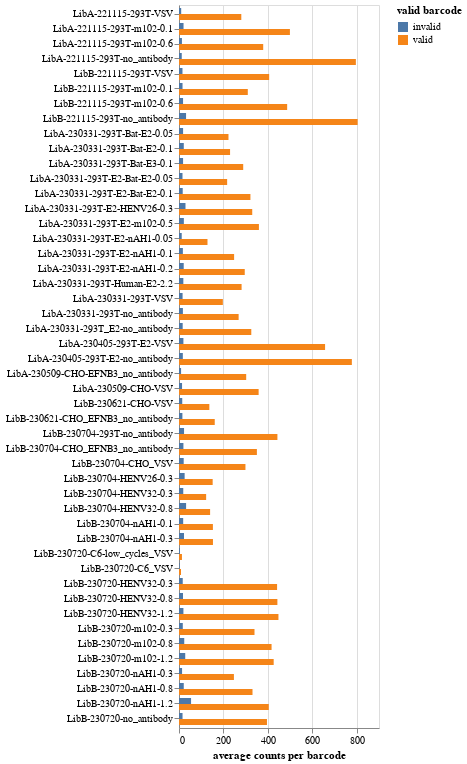

Notebook source saved alongside this figure:
### Markdown cell above
## Average valid and invalid counts per barcode
Plot average valid and invalid counts per barcode.
Invalid counts mean parseable barcodes that nonetheless don't map to our library's set of valid barcodes:

### Code cell
# merge valid and invalid counts
counts = pd.concat(
    [
        count_dfs["counts"].assign(valid="valid"),
        count_dfs["invalid"].assign(valid="invalid"),
    ]
)

avg_counts = counts.groupby(["sample", "valid"], as_index=False).aggregate(
    avg_count=pd.NamedAgg("count", "mean")
)

valid_selection = alt.selection_point(fields=["valid"], bind="legend")

avg_counts_chart = (
    alt.Chart(avg_counts)
    .transform_lookup(
        "sample",
        alt.LookupData(barcode_runs, "sample", fields=["date", "library"]),
    )
    .encode(
        x=alt.X("avg_count", title="average counts per barcode"),
        y=alt.Y("sample", title=None, sort=samples),
        yOffset="valid",
        color=alt.Color(
            "valid",
            title="valid barcode",
            scale=alt.Scale(domain=avg_counts["valid"].unique()),
        ),
        tooltip=[
            alt.Tooltip(c, format=".3g") if c == "avg_count" else c
            for c in avg_counts.columns.tolist() + ["library:N", "date:N"]
        ],
    )
    .mark_bar()
    .properties(width=200, height=alt.Step(15, **{"for": "position"}))
    .configure_axis(labelLimit=500)
    .add_params(*selections, valid_selection)
    .transform_filter(valid_selection)
)
for selection in selections:
    avg_counts_chart = avg_counts_chart.transform_filter(selection)

avg_counts_chart

### Figure 1 — Vega-Lite specification as saved in the notebook (floating-point values rounded to 4 significant figures)
{"config": {"view": {"continuousWidth": 300, "continuousHeight": 300}, "axis": {"labelLimit": 500}}, "data": {"name": "data-48acfb5a985d238241903c7f3cc98cb1"}, "mark": {"type": "bar"}, "encoding": {"color": {"field": "valid", "scale": {"domain": ["invalid", "valid"]}, "title": "valid barcode", "type": "nominal"}, "tooltip": [{"field": "sample", "type": "nominal"}, {"field": "valid", "type": "nominal"}, {"field": "avg_count", "format": ".3g", "type": "quantitative"}, {"field": "library", "type": "nominal"}, {"field": "date", "type": "nominal"}], "x": {"field": "avg_count", "title": "average counts per barcode", "type": "quantitative"}, "y": {"field": "sample", "sort": ["LibA-221115-293T-VSV", "LibA-221115-293T-m102-0.1", "LibA-221115-293T-m102-0.6", "LibA-221115-293T-no_antibody", "LibB-221115-293T-VSV", "LibB-221115-293T-m102-0.1", "LibB-221115-293T-m102-0.6", "LibB-221115-293T-no_antibody", "LibA-230331-293T-Bat-E2-0.05", "LibA-230331-293T-Bat-E2-0.1", "LibA-230331-293T-Bat-E3-0.1", "LibA-230331-293T-E2-Bat-E2-0.05", "LibA-230331-293T-E2-Bat-E2-0.1", "LibA-230331-293T-E2-HENV26-0.3", "LibA-230331-293T-E2-m102-0.5", "LibA-230331-293T-E2-nAH1-0.05", "LibA-230331-293T-E2-nAH1-0.1", "LibA-230331-293T-E2-nAH1-0.2", "LibA-230331-293T-Human-E2-2.2", "LibA-230331-293T-VSV", "LibA-230331-293T-no_antibody", "LibA-230331-293T_E2-no_antibody", "LibA-230405-293T-E2-VSV", "LibA-230405-293T-E2-no_antibody", "LibA-230509-CHO-EFNB3_no_antibody", "LibA-230509-CHO-VSV", "LibB-230621-CHO-VSV", "LibB-230621-CHO_EFNB3_no_antibody", "LibB-230704-293T-no_antibody", "LibB-230704-CHO_EFNB3_no_antibody", "LibB-230704-CHO_VSV", "LibB-230704-HENV26-0.3", "LibB-230704-HENV32-0.3", "LibB-230704-HENV32-0.8", "LibB-230704-nAH1-0.1", "LibB-230704-nAH1-0.3", "LibB-230720-C6-low_cycles_VSV", "LibB-230720-C6_VSV", "LibB-230720-HENV32-0.3", "LibB-230720-HENV32-0.8", "LibB-230720-HENV32-1.2", "LibB-230720-m102-0.3", "LibB-230720-m102-0.8", "LibB-230720-m102-1.2", "LibB-230720-nAH1-0.3", "LibB-230720-nAH1-0.8", "LibB-230720-nAH1-1.2", "LibB-230720-no_antibody"], "title": null, "type": "nominal"}, "yOffset": {"field": "valid", "type": "nominal"}}, "height": {"step": 15, "for": "position"}, "params": [{"name": "param_1", "select": {"type": "point", "fields": ["library"]}, "bind": {"input": "select", "options": [null, "LibA", "LibB"], "labels": ["all", "LibA", "LibB"], "name": "library"}}, {"name": "param_2", "select": {"type": "point", "fields": ["date"]}, "bind": {"input": "select", "options": [null, "2022-11-15", "2023-03-31", "2023-04-05", "2023-05-09", "2023-06-21", "2023-07-04", "2023-07-20"], "labels": ["all", "2022-11-15", "2023-03-31", "2023-04-05", "2023-05-09", "2023-06-21", "2023-07-04", "2023-07-20"], "name": "date"}}, {"name": "param_3", "select": {"type": "point", "fields": ["valid"]}, "bind": "legend"}], "transform": [{"lookup": "sample", "from": {"data": {"name": "data-dfbae9b1a4e633173a220601c4088e49"}, "key": "sample", "fields": ["date", "library"]}}, {"filter": {"param": "param_3"}}, {"filter": {"param": "param_1"}}, {"filter": {"param": "param_2"}}], "width": 200, "$schema": "https://vega.github.io/schema/vega-lite/v5.8.0.json", "datasets": {"data-48acfb5a985d238241903c7f3cc98cb1": [{"sample": "LibA-221115-293T-VSV", "valid": "invalid", "avg_count": 9.879}, {"sample": "LibA-221115-293T-VSV", "valid": "valid", "avg_count": 280.4}, {"sample": "LibA-221115-293T-m102-0.1", "valid": "invalid", "avg_count": 20.4}, {"sample": "LibA-221115-293T-m102-0.1", "valid": "valid", "avg_count": 499.1}, {"sample": "LibA-221115-293T-m102-0.6", "valid": "invalid", "avg_count": 13.18}, {"sample": "LibA-221115-293T-m102-0.6", "valid": "valid", "avg_count": 378.9}, {"sample": "LibA-221115-293T-no_antibody", "valid": "invalid", "avg_count": 12.38}, {"sample": "LibA-221115-293T-no_antibody", "valid": "valid", "avg_count": 795.9}, {"sample": "LibA-230331-293T-Bat-E2-0.05", "valid": "invalid", "avg_count": 18.4}, {"sample": "LibA-230331-293T-Bat-E2-0.05", "valid": "valid", "avg_count": 222.6}, {"sample": "LibA-230331-293T-Bat-E2-0.1", "valid": "invalid", "avg_count": 21.51}, {"sample": "LibA-230331-293T-Bat-E2-0.1", "valid": "valid", "avg_count": 229.8}, {"sample": "LibA-230331-293T-Bat-E3-0.1", "valid": "invalid", "avg_count": 18.33}, {"sample": "LibA-230331-293T-Bat-E3-0.1", "valid": "valid", "avg_count": 288.9}, {"sample": "LibA-230331-293T-E2-Bat-E2-0.05", "valid": "invalid", "avg_count": 15.71}, {"sample": "LibA-230331-293T-E2-Bat-E2-0.05", "valid": "valid", "avg_count": 216.7}, {"sample": "LibA-230331-293T-E2-Bat-E2-0.1", "valid": "invalid", "avg_count": 16.71}, {"sample": "LibA-230331-293T-E2-Bat-E2-0.1", "valid": "valid", "avg_count": 321.4}, {"sample": "LibA-230331-293T-E2-HENV26-0.3", "valid": "invalid", "avg_count": 29.22}, {"sample": "LibA-230331-293T-E2-HENV26-0.3", "valid": "valid", "avg_count": 329.6}, {"sample": "LibA-230331-293T-E2-m102-0.5", "valid": "invalid", "avg_count": 21.83}, {"sample": "LibA-230331-293T-E2-m102-0.5", "valid": "valid", "avg_count": 359.6}, {"sample": "LibA-230331-293T-E2-nAH1-0.05", "valid": "invalid", "avg_count": 12.24}, {"sample": "LibA-230331-293T-E2-nAH1-0.05", "valid": "valid", "avg_count": 128.2}, {"sample": "LibA-230331-293T-E2-nAH1-0.1", "valid": "invalid", "avg_count": 17.41}, {"sample": "LibA-230331-293T-E2-nAH1-0.1", "valid": "valid", "avg_count": 248.0}, {"sample": "LibA-230331-293T-E2-nAH1-0.2", "valid": "invalid", "avg_count": 21.21}, {"sample": "LibA-230331-293T-E2-nAH1-0.2", "valid": "valid", "avg_count": 295.9}, {"sample": "LibA-230331-293T-Human-E2-2.2", "valid": "invalid", "avg_count": 19.57}, {"sample": "LibA-230331-293T-Human-E2-2.2", "valid": "valid", "avg_count": 281.7}, {"sample": "LibA-230331-293T-VSV", "valid": "invalid", "avg_count": 16.12}, {"sample": "LibA-230331-293T-VSV", "valid": "valid", "avg_count": 197.3}, {"sample": "LibA-230331-293T-no_antibody", "valid": "invalid", "avg_count": 17.53}, {"sample": "LibA-230331-293T-no_antibody", "valid": "valid", "avg_count": 268.3}, {"sample": "LibA-230331-293T_E2-no_antibody", "valid": "invalid", "avg_count": 16.57}, {"sample": "LibA-230331-293T_E2-no_antibody", "valid": "valid", "avg_count": 325.3}, {"sample": "LibA-230405-293T-E2-VSV", "valid": "invalid", "avg_count": 19.83}, {"sample": "LibA-230405-293T-E2-VSV", "valid": "valid", "avg_count": 657.4}, {"sample": "LibA-230405-293T-E2-no_antibody", "valid": "invalid", "avg_count": 17.23}, {"sample": "LibA-230405-293T-E2-no_antibody", "valid": "valid", "avg_count": 777.8}, {"sample": "LibA-230509-CHO-EFNB3_no_antibody", "valid": "invalid", "avg_count": 9.385}, {"sample": "LibA-230509-CHO-EFNB3_no_antibody", "valid": "valid", "avg_count": 302.4}, {"sample": "LibA-230509-CHO-VSV", "valid": "invalid", "avg_count": 13.75}, {"sample": "LibA-230509-CHO-VSV", "valid": "valid", "avg_count": 358.3}, {"sample": "LibB-221115-293T-VSV", "valid": "invalid", "avg_count": 15.63}, {"sample": "LibB-221115-293T-VSV", "valid": "valid", "avg_count": 405.8}, {"sample": "LibB-221115-293T-m102-0.1", "valid": "invalid", "avg_count": 15.85}, {"sample": "LibB-221115-293T-m102-0.1", "valid": "valid", "avg_count": 309.6}, {"sample": "LibB-221115-293T-m102-0.6", "valid": "invalid", "avg_count": 18.26}, {"sample": "LibB-221115-293T-m102-0.6", "valid": "valid", "avg_count": 486.7}, {"sample": "LibB-221115-293T-no_antibody", "valid": "invalid", "avg_count": 31.77}, {"sample": "LibB-221115-293T-no_antibody", "valid": "valid", "avg_count": 803.9}, {"sample": "LibB-230621-CHO-VSV", "valid": "invalid", "avg_count": 14.6}, {"sample": "LibB-230621-CHO-VSV", "valid": "valid", "avg_count": 136.6}, {"sample": "LibB-230621-CHO_EFNB3_no_antibody", "valid": "invalid", "avg_count": 15.27}, {"sample": "LibB-230621-CHO_EFNB3_no_antibody", "valid": "valid", "avg_count": 160.8}, {"sample": "LibB-230704-293T-no_antibody", "valid": "invalid", "avg_count": 22.73}, {"sample": "LibB-230704-293T-no_antibody", "valid": "valid", "avg_count": 442.9}, {"sample": "LibB-230704-CHO_EFNB3_no_antibody", "valid": "invalid", "avg_count": 19.88}, {"sample": "LibB-230704-CHO_EFNB3_no_antibody", "valid": "valid", "avg_count": 350.5}, {"sample": "LibB-230704-CHO_VSV", "valid": "invalid", "avg_count": 21.12}, {"sample": "LibB-230704-CHO_VSV", "valid": "valid", "avg_count": 299.0}, {"sample": "LibB-230704-HENV26-0.3", "valid": "invalid", "avg_count": 25.36}, {"sample": "LibB-230704-HENV26-0.3", "valid": "valid", "avg_count": 151.5}, {"sample": "LibB-230704-HENV32-0.3", "valid": "invalid", "avg_count": 19.17}, {"sample": "LibB-230704-HENV32-0.3", "valid": "valid", "avg_count": 122.2}, {"sample": "LibB-230704-HENV32-0.8", "valid": "invalid", "avg_count": 31.95}, {"sample": "LibB-230704-HENV32-0.8", "valid": "valid", "avg_count": 140.0}, {"sample": "LibB-230704-nAH1-0.1", "valid": "invalid", "avg_count": 18.81}, {"sample": "LibB-230704-nAH1-0.1", "valid": "valid", "avg_count": 152.5}, {"sample": "LibB-230704-nAH1-0.3", "valid": "invalid", "avg_count": 22.53}, {"sample": "LibB-230704-nAH1-0.3", "valid": "valid", "avg_count": 152.8}, {"sample": "LibB-230720-C6-low_cycles_VSV", "valid": "invalid", "avg_count": 3.764}, {"sample": "LibB-230720-C6-low_cycles_VSV", "valid": "valid", "avg_count": 13.24}, {"sample": "LibB-230720-C6_VSV", "valid": "invalid", "avg_count": 2.708}, {"sample": "LibB-230720-C6_VSV", "valid": "valid", "avg_count": 9.124}, {"sample": "LibB-230720-HENV32-0.3", "valid": "invalid", "avg_count": 16.84}, {"sample": "LibB-230720-HENV32-0.3", "valid": "valid", "avg_count": 441.4}, {"sample": "LibB-230720-HENV32-0.8", "valid": "invalid", "avg_count": 18.09}, {"sample": "LibB-230720-HENV32-0.8", "valid": "valid", "avg_count": 442.8}, {"sample": "LibB-230720-HENV32-1.2", "valid": "invalid", "avg_count": 19.91}, {"sample": "LibB-230720-HENV32-1.2", "valid": "valid", "avg_count": 447.5}, {"sample": "LibB-230720-m102-0.3", "valid": "invalid", "avg_count": 17.08}, {"sample": "LibB-230720-m102-0.3", "valid": "valid", "avg_count": 339.7}, {"sample": "LibB-230720-m102-0.8", "valid": "invalid", "avg_count": 23.61}, {"sample": "LibB-230720-m102-0.8", "valid": "valid", "avg_count": 416.6}, {"sample": "LibB-230720-m102-1.2", "valid": "invalid", "avg_count": 28.05}, {"sample": "LibB-230720-m102-1.2", "valid": "valid", "avg_count": 426.1}, {"sample": "LibB-230720-nAH1-0.3", "valid": "invalid", "avg_count": 13.82}, {"sample": "LibB-230720-nAH1-0.3", "valid": "valid", "avg_count": 247.1}, {"sample": "LibB-230720-nAH1-0.8", "valid": "invalid", "avg_count": 21.39}, {"sample": "LibB-230720-nAH1-0.8", "valid": "valid", "avg_count": 330.8}, {"sample": "LibB-230720-nAH1-1.2", "valid": "invalid", "avg_count": 54.29}, {"sample": "LibB-230720-nAH1-1.2", "valid": "valid", "avg_count": 404.0}, {"sample": "LibB-230720-no_antibody", "valid": "invalid", "avg_count": 15.9}, {"sample": "LibB-230720-no_antibody", "valid": "valid", "avg_count": 395.8}], "data-dfbae9b1a4e633173a220601c4088e49": [{"sample": "LibA-221115-293T-VSV", "library": "LibA", "date": "2022-11-15"}, {"sample": "LibA-221115-293T-m102-0.1", "library": "LibA", "date": "2022-11-15"}, {"sample": "LibA-221115-293T-m102-0.6", "library": "LibA", "date": "2022-11-15"}, {"sample": "LibA-221115-293T-no_antibody", "library": "LibA", "date": "2022-11-15"}, {"sample": "LibB-221115-293T-VSV", "library": "LibB", "date": "2022-11-15"}, {"sample": "LibB-221115-293T-m102-0.1", "library": "LibB", "date": "2022-11-15"}, {"sample": "LibB-221115-293T-m102-0.6", "library": "LibB", "date": "2022-11-15"}, {"sample": "LibB-221115-293T-no_antibody", "library": "LibB", "date": "2022-11-15"}, {"sample": "LibA-230331-293T-Bat-E2-0.05", "library": "LibA", "date": "2023-03-31"}, {"sample": "LibA-230331-293T-Bat-E2-0.1", "library": "LibA", "date": "2023-03-31"}, {"sample": "LibA-230331-293T-Bat-E3-0.1", "library": "LibA", "date": "2023-03-31"}, {"sample": "LibA-230331-293T-E2-Bat-E2-0.05", "library": "LibA", "date": "2023-03-31"}, {"sample": "LibA-230331-293T-E2-Bat-E2-0.1", "library": "LibA", "date": "2023-03-31"}, {"sample": "LibA-230331-293T-E2-HENV26-0.3", "library": "LibA", "date": "2023-03-31"}, {"sample": "LibA-230331-293T-E2-m102-0.5", "library": "LibA", "date": "2023-03-31"}, {"sample": "LibA-230331-293T-E2-nAH1-0.05", "library": "LibA", "date": "2023-03-31"}, {"sample": "LibA-230331-293T-E2-nAH1-0.1", "library": "LibA", "date": "2023-03-31"}, {"sample": "LibA-230331-293T-E2-nAH1-0.2", "library": "LibA", "date": "2023-03-31"}, {"sample": "LibA-230331-293T-Human-E2-2.2", "library": "LibA", "date": "2023-03-31"}, {"sample": "LibA-230331-293T-VSV", "library": "LibA", "date": "2023-03-31"}, {"sample": "LibA-230331-293T-no_antibody", "library": "LibA", "date": "2023-03-31"}, {"sample": "LibA-230331-293T_E2-no_antibody", "library": "LibA", "date": "2023-03-31"}, {"sample": "LibA-230405-293T-E2-VSV", "library": "LibA", "date": "2023-04-05"}, {"sample": "LibA-230405-293T-E2-no_antibody", "library": "LibA", "date": "2023-04-05"}, {"sample": "LibA-230509-CHO-EFNB3_no_antibody", "library": "LibA", "date": "2023-05-09"}, {"sample": "LibA-230509-CHO-VSV", "library": "LibA", "date": "2023-05-09"}, {"sample": "LibB-230621-CHO-VSV", "library": "LibB", "date": "2023-06-21"}, {"sample": "LibB-230621-CHO_EFNB3_no_antibody", "library": "LibB", "date": "2023-06-21"}, {"sample": "LibB-230704-293T-no_antibody", "library": "LibB", "date": "2023-07-04"}, {"sample": "LibB-230704-CHO_EFNB3_no_antibody", "library": "LibB", "date": "2023-07-04"}, {"sample": "LibB-230704-CHO_VSV", "library": "LibB", "date": "2023-07-04"}, {"sample": "LibB-230704-HENV26-0.3", "library": "LibB", "date": "2023-07-04"}, {"sample": "LibB-230704-HENV32-0.3", "library": "LibB", "date": "2023-07-04"}, {"sample": "LibB-230704-HENV32-0.8", "library": "LibB", "date": "2023-07-04"}, {"sample": "LibB-230704-nAH1-0.1", "library": "LibB", "date": "2023-07-04"}, {"sample": "LibB-230704-nAH1-0.3", "library": "LibB", "date": "2023-07-04"}, {"sample": "LibB-230720-C6-low_cycles_VSV", "library": "LibB", "date": "2023-07-20"}, {"sample": "LibB-230720-C6_VSV", "library": "LibB", "date": "2023-07-20"}, {"sample": "LibB-230720-HENV32-0.3", "library": "LibB", "date": "2023-07-20"}, {"sample": "LibB-230720-HENV32-0.8", "library": "LibB", "date": "2023-07-20"}, {"sample": "LibB-230720-HENV32-1.2", "library": "LibB", "date": "2023-07-20"}, {"sample": "LibB-230720-m102-0.3", "library": "LibB", "date": "2023-07-20"}, {"sample": "LibB-230720-m102-0.8", "library": "LibB", "date": "2023-07-20"}, {"sample": "LibB-230720-m102-1.2", "library": "LibB", "date": "2023-07-20"}, {"sample": "LibB-230720-nAH1-0.3", "library": "LibB", "date": "2023-07-20"}, {"sample": "LibB-230720-nAH1-0.8", "library": "LibB", "date": "2023-07-20"}, {"sample": "LibB-230720-nAH1-1.2", "library": "LibB", "date": "2023-07-20"}, {"sample": "LibB-230720-no_antibody", "library": "LibB", "date": "2023-07-20"}]}}
